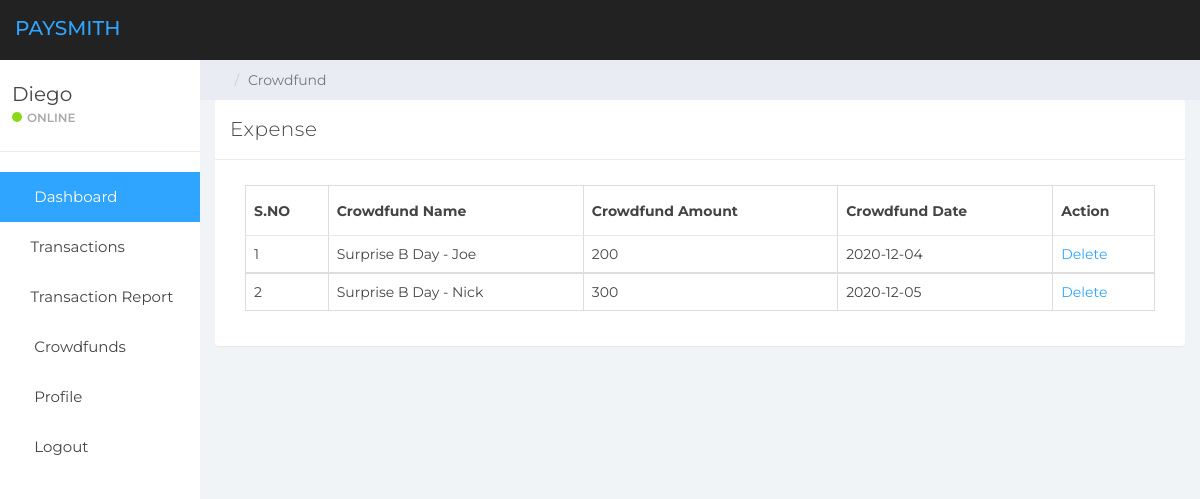
Page /manage-crowdfund.php (signed in) on the committed database.
### tables this page shows
CREATE TABLE `customers` (
  `id` int(11) NOT NULL,
  `fname` varchar(255) NOT NULL,
  `lname` varchar(255) NOT NULL,
  `email` varchar(255) NOT NULL,
  `password` varchar(255) NOT NULL,
  `balance` varchar(255) NOT NULL DEFAULT '0'
);

CREATE TABLE `crowdfund` (
  `id` int(255) NOT NULL,
  `UserID` int(255) NOT NULL,
  `date` date NOT NULL,
  `crowdfundName` varchar(255) NOT NULL,
  `amount` int(255) NOT NULL DEFAULT 0
);

### manage-crowdfund.php (the view, shortened to what this page needs)
<?php
$conn = mysqli_connect("localhost", "root", "", "appusers");
if (strlen($_SESSION['id']==0)) {
header('location:logout.php');
} else{
?>
<!DOCTYPE html>
<html>
<head>
<link href="css/bootstrap.min.css" rel="stylesheet">
<link href="css/font-awesome.min.css" rel="stylesheet">
<link href="css/datepicker3.css" rel="stylesheet">
<link href="css/styles2.css" rel="stylesheet">
</head>
<body>
<body>
  <nav class="navbar navbar-custom navbar-fixed-top" role="navigation">
        <div class="container-fluid">
            <div class="navbar-header">
                <a class="navbar-brand" href="menu.php"><span>PaySmith</span></a>
            </div>
        </div>
    </nav>
    <div id="sidebar-collapse" class="col-sm-3 col-lg-2 sidebar">
          <div class="profile-sidebar">
              <div class="profile-usertitle">
                  <?php
  $uid=$_SESSION['id'];
  $ret=mysqli_query($conn,"select fname from customers where id='$uid'");
  $row=mysqli_fetch_array($ret);
  $name=$row['fname'];
  ?>
                  <div class="profile-usertitle-name"><?php echo $name; ?></div>
                  <div class="profile-usertitle-status"><span class="indicator label-success"></span>Online</div>
              </div>
          </div>
          <ul class="nav menu">
              <li class="active"><a href="menu.php"><em class="fa fa-dashboard">&nbsp;</em> Dashboard</a></li>
              <li class="parent "><a data-toggle="collapse" href="#sub-item-1">
                  <em class="fa fa-navicon">&nbsp;</em>Transactions <span data-toggle="collapse" href="#sub-item-1" class="icon pull-right"><em class="fa fa-plus"></em></span>
                  </a>
              </li>
    <li class="parent "><a data-toggle="collapse" href="#sub-item-2">
                  <em class="fa fa-navicon">&nbsp;</em>Transaction Report <span data-toggle="collapse" href="#sub-item-1" class="icon pull-right"><em class="fa fa-plus"></em></span>
                  </a>
              </li>
              <li class="parent "><a data-toggle="collapse" href="#sub-item-3">
                  <em class="fa fa-navicon">&nbsp;</em> Crowdfunds <span data-toggle="collapse" href="#sub-item-1" class="icon pull-right"><em class="fa fa-plus"></em></span>
                  </a>
              <li><a href="user-profile.php"><em class="fa fa-user">&nbsp;</em> Profile</a></li>
  <li><a href="logout.php"><em class="fa fa-power-off">&nbsp;</em> Logout</a></li>
          </ul>
      </div>
<div class="col-sm-9 col-sm-offset-3 col-lg-10 col-lg-offset-2 main">
  <div class="row">
    <ol class="breadcrumb">
      <li><a href="#">
        <em class="fa fa-home"></em>
      </a></li>
      <li class="active">Crowdfund</li>
    </ol>
  </div>
  <div class="row">
    <div class="col-lg-12">
      <div class="panel panel-default">
        <div class="panel-heading">Expense</div>
        <div class="panel-body">
          <div class="col-md-12">
            <div class="table-responsive">
          <table class="table table-bordered mg-b-0">
            <thead>
              <tr>
                <th>S.NO</th>
                <th>Crowdfund Name</th>
                <th>Crowdfund Amount</th>
                <th>Crowdfund Date</th>
                <th>Action</th>
              </tr>
            </thead>
            <?php
            $userid=$_SESSION['id'];
$ret=mysqli_query($conn,"select * from crowdfund where UserID='$userid'");
$cnt=1;
while ($row=mysqli_fetch_array($ret)) {
?>
            <tbody>
              <tr>
                <td><?php echo $cnt;?></td>
                <td><?php  echo $row['crowdfundName'];?></td>
                <td><?php  echo $row['amount'];?></td>
                <td><?php  echo $row['date'];?></td>
                <td><a href="manage-crowdfund.php?delid=<?php echo $row['id'];?>">Delete</a>
              </tr>
              <?php
$cnt=$cnt+1;
}?>
            </tbody>
          </table>
        </div>
          </div>
        </div>
      </div>
    </div>
  </div>
</div>
</body>
</html>
<?php }  ?>

### css/styles2.css (style rules this page uses)
body { background: #f1f4f7; padding-top: 60px; font-size: 14px; color: #444444; font-family: "Montserrat", "Helvetica Neue", Helvetica, Arial, sans-serif; }
a, a:hover, a:focus { color: #30a5ff; }
.navbar-custom { background: #222; height: 60px; }
.navbar-header .navbar-brand { color: #fff; font-size: 20px; text-transform: uppercase; font-weight: 500; height: 60px; padding-top: 18px; }
.navbar-header .navbar-brand span { color: #30a5ff; }
.label-success { background-color: #8ad919; }
.panel { border: 0; }
.panel-heading { font-size: 20px; font-weight: 300; letter-spacing: 0.025em; height: 60px; line-height: 38px; }
.panel-default .panel-heading { background: #fff; border-bottom: 1px solid #e9ecf2; color: #444444; }
.navbar { border: 0; }
.sidebar { display: block; padding: 0; display: none; box-shadow: none; background: #fff; }
.sidebar ul { margin: 20px 0px; }
@media (min-width: 768px) { .sidebar { display: block; position: fixed; top: 60px; bottom: 0; left: 0; z-index: 1000; display: block; margin: 0; padding: 0; overflow-x: hidden; overflow-y: auto; } }
@media (min-width: 768px) { .navbar-header { width: 100%; } }
.sidebar ul.nav .active a, .sidebar ul.nav li.parent a.active, .sidebar ul.nav .active > a:hover, .sidebar ul.nav li.parent a.active:hover, .sidebar ul.nav .active > a:focus, .sidebar ul.nav li.parent a.active:focus { color: #fff; background-color: #30a5ff; }
.sidebar ul.nav li a { height: 50px; font-size: 15px; line-height: 2em; color: #444444; }
.profile-sidebar { padding: 10px 0; border-bottom: 1px solid #e9ecf2; }
.indicator { width: 10px; height: 10px; display: inline-block; border-radius: 9999px; margin-right: 5px; }
.profile-usertitle { float: left; text-align: left; margin: 10px 0 0 12px; }
.profile-usertitle-name { font-size: 20px; margin-bottom: 0px; }
.profile-usertitle-status { text-transform: uppercase; color: #AAA; font-size: 12px; font-weight: 600; margin-bottom: 15px; }
.breadcrumb { border-radius: 0; padding: 10px 15px 10px 15px; background: #e9ecf2; margin: 0; }
.table { background: #fff; }
.table > thead > tr > th { border-bottom: 1px solid #e6e7e8; vertical-align: middle; height: 50px; }

### rows in the picture
customers: fname "Diego"
crowdfund: crowdfundName "Surprise B Day - Joe", amount "200", date "2020-12-04"
crowdfund: crowdfundName "Surprise B Day - Nick", amount "300", date "2020-12-05"
